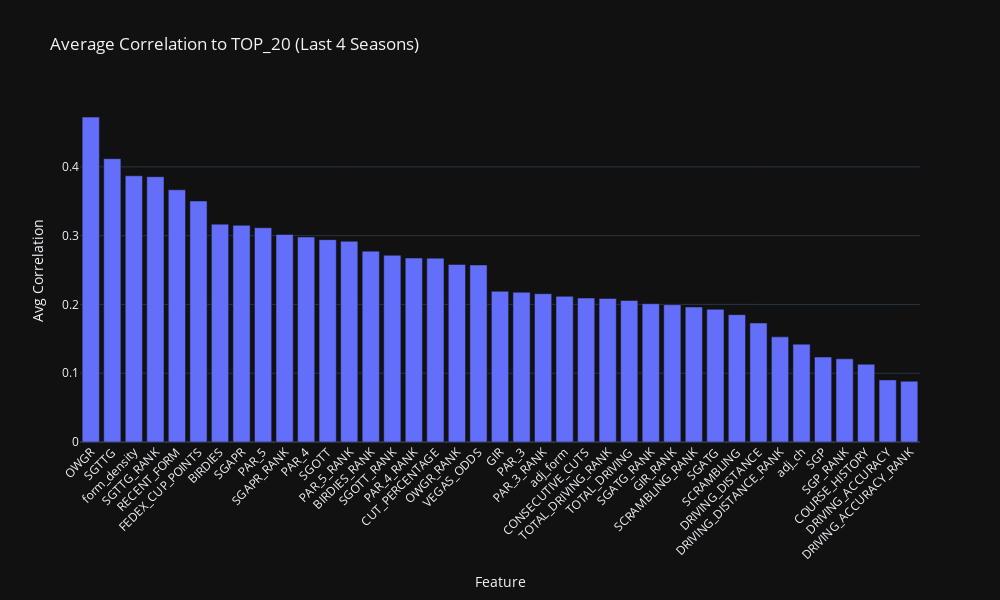

Notebook code for this chart:
### Markdown cell above
**Average of Last 4 Years**

### Code cell
import pandas as pd
import numpy as np
import plotly.express as px

# === Rebuild correlation matrices for the 4 most recent seasons ===
cor = {}
recent_seasons = sorted(training_df["SEASON"].unique())[-4:]

for season in recent_seasons:
    df_season = training_df[training_df["SEASON"] == season].copy()
    numeric_cols = df_season.select_dtypes(include=["float64", "int64"])
    cor[int(season)] = numeric_cols.corr().abs()

# === Combine into one summary DataFrame ===
cor_df = pd.DataFrame()

for season in recent_seasons:
    df = cor[season].reset_index()
    if "TOP_20" not in df.columns:
        continue
    temp = df[["index", "TOP_20"]].copy()
    temp = temp.rename(columns={"TOP_20": str(season)})
    if cor_df.empty:
        cor_df = temp
    else:
        cor_df = cor_df.merge(temp, on="index", how="outer")

# Drop target and metadata rows
cor_df = cor_df[~cor_df["index"].isin(["TOP_20", "FINAL_POS", "SEASON"])]

# Compute average correlation across seasons
cor_df["AVERAGE"] = cor_df.drop(columns=["index"]).mean(axis=1)
cor_df = cor_df.sort_values(by="AVERAGE", ascending=False)

# === Plotly Bar Chart ===
fig = px.bar(
    cor_df,
    x="index",
    y="AVERAGE",
    title="Average Correlation to TOP_20 (Last 4 Seasons)",
    labels={"index": "Feature", "AVERAGE": "Avg Correlation"},
    template="plotly_dark"
)

fig.update_layout(
    xaxis_tickangle=-45,
    height=600,
    width=1000,
    showlegend=False
)

fig.show()

### Figure 1 — Plotly figure (JSON) as saved in the notebook; plotly's stock layout.template omitted (floating-point values rounded to 4 significant figures)
{"data": [{"hovertemplate": "Feature=%{x}<br>Avg Correlation=%{y}<extra></extra>", "legendgroup": "", "marker": {"color": "#636efa", "pattern": {"shape": ""}}, "name": "", "orientation": "v", "showlegend": false, "textposition": "auto", "type": "bar", "x": ["OWGR", "SGTTG", "form_density", "SGTTG_RANK", "RECENT_FORM", "FEDEX_CUP_POINTS", "BIRDIES", "SGAPR", "PAR_5", "SGAPR_RANK", "PAR_4", "SGOTT", "PAR_5_RANK", "BIRDIES_RANK", "SGOTT_RANK", "PAR_4_RANK", "CUT_PERCENTAGE", "OWGR_RANK", "VEGAS_ODDS", "GIR", "PAR_3", "PAR_3_RANK", "adj_form", "CONSECUTIVE_CUTS", "TOTAL_DRIVING_RANK", "TOTAL_DRIVING", "SGATG_RANK", "GIR_RANK", "SCRAMBLING_RANK", "SGATG", "SCRAMBLING", "DRIVING_DISTANCE", "DRIVING_DISTANCE_RANK", "adj_ch", "SGP", "SGP_RANK", "COURSE_HISTORY", "DRIVING_ACCURACY", "DRIVING_ACCURACY_RANK"], "xaxis": "x", "y": [0.4724, 0.4119, 0.387, 0.3858, 0.3666, 0.3504, 0.3167, 0.3151, 0.3115, 0.3017, 0.2981, 0.2942, 0.2918, 0.2775, 0.2715, 0.2675, 0.2673, 0.2581, 0.2574, 0.2191, 0.2177, 0.2156, 0.2118, 0.2093, 0.2087, 0.2058, 0.2011, 0.1996, 0.1963, 0.1929, 0.1852, 0.1731, 0.1528, 0.1422, 0.1235, 0.121, 0.1131, 0.09031, 0.08841], "yaxis": "y"}], "layout": {"barmode": "relative", "height": 600, "legend": {"tracegroupgap": 0}, "showlegend": false, "title": {"text": "Average Correlation to TOP_20 (Last 4 Seasons)"}, "width": 1000, "xaxis": {"anchor": "y", "domain": [0, 1], "tickangle": -45, "title": {"text": "Feature"}}, "yaxis": {"anchor": "x", "domain": [0, 1], "title": {"text": "Avg Correlation"}}}}
